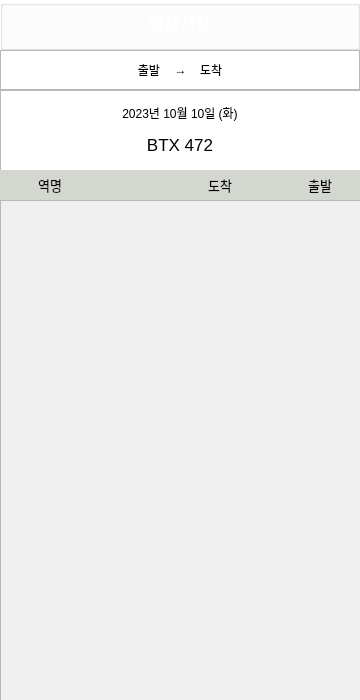
<?xml version="1.0" encoding="UTF-8"?>
<ui version="4.0">
 <class>trainTime</class>
 <widget class="QWidget" name="trainTime">
  <property name="geometry">
   <rect>
    <x>0</x>
    <y>0</y>
    <width>360</width>
    <height>700</height>
   </rect>
  </property>
  <property name="sizePolicy">
   <sizepolicy hsizetype="Fixed" vsizetype="Fixed">
    <horstretch>0</horstretch>
    <verstretch>0</verstretch>
   </sizepolicy>
  </property>
  <property name="minimumSize">
   <size>
    <width>360</width>
    <height>700</height>
   </size>
  </property>
  <property name="windowTitle">
   <string>Form</string>
  </property>
  <widget class="QLabel" name="label">
   <property name="geometry">
    <rect>
     <x>0</x>
     <y>0</y>
     <width>360</width>
     <height>700</height>
    </rect>
   </property>
   <property name="sizePolicy">
    <sizepolicy hsizetype="Fixed" vsizetype="Fixed">
     <horstretch>0</horstretch>
     <verstretch>0</verstretch>
    </sizepolicy>
   </property>
   <property name="minimumSize">
    <size>
     <width>360</width>
     <height>700</height>
    </size>
   </property>
   <property name="styleSheet">
    <string notr="true">background-color: rgb(255, 255, 255);</string>
   </property>
   <property name="text">
    <string/>
   </property>
  </widget>
  <widget class="QWidget" name="verticalLayoutWidget_6">
   <property name="geometry">
    <rect>
     <x>0</x>
     <y>0</y>
     <width>364</width>
     <height>701</height>
    </rect>
   </property>
   <layout class="QVBoxLayout" name="verticalLayout_6">
    <property name="spacing">
     <number>0</number>
    </property>
    <item>
     <layout class="QVBoxLayout" name="verticalLayout">
      <property name="spacing">
       <number>0</number>
      </property>
      <item>
       <widget class="QGroupBox" name="groupBox">
        <property name="sizePolicy">
         <sizepolicy hsizetype="Fixed" vsizetype="Fixed">
          <horstretch>0</horstretch>
          <verstretch>0</verstretch>
         </sizepolicy>
        </property>
        <property name="minimumSize">
         <size>
          <width>360</width>
          <height>50</height>
         </size>
        </property>
        <property name="title">
         <string/>
        </property>
        <widget class="QLabel" name="label_3">
         <property name="geometry">
          <rect>
           <x>0</x>
           <y>0</y>
           <width>360</width>
           <height>50</height>
          </rect>
         </property>
         <property name="sizePolicy">
          <sizepolicy hsizetype="Preferred" vsizetype="Preferred">
           <horstretch>0</horstretch>
           <verstretch>0</verstretch>
          </sizepolicy>
         </property>
         <property name="text">
          <string/>
         </property>
         <property name="pixmap">
          <pixmap resource="resources.qrc">:/resources/traintimetop.png</pixmap>
         </property>
        </widget>
        <widget class="QPushButton" name="traintimeBackBtn">
         <property name="geometry">
          <rect>
           <x>10</x>
           <y>10</y>
           <width>41</width>
           <height>31</height>
          </rect>
         </property>
         <property name="styleSheet">
          <string notr="true">border:none;background:transparent;</string>
         </property>
         <property name="text">
          <string/>
         </property>
        </widget>
        <widget class="QPushButton" name="pushButton_3">
         <property name="geometry">
          <rect>
           <x>310</x>
           <y>10</y>
           <width>41</width>
           <height>31</height>
          </rect>
         </property>
         <property name="styleSheet">
          <string notr="true">border:none;background:transparent;</string>
         </property>
         <property name="text">
          <string/>
         </property>
        </widget>
        <widget class="QLabel" name="label_4">
         <property name="geometry">
          <rect>
           <x>120</x>
           <y>10</y>
           <width>120</width>
           <height>25</height>
          </rect>
         </property>
         <property name="font">
          <font>
           <pointsize>13</pointsize>
           <bold>true</bold>
          </font>
         </property>
         <property name="styleSheet">
          <string notr="true">color:rgb(255,255,255);</string>
         </property>
         <property name="text">
          <string>열차시각</string>
         </property>
         <property name="alignment">
          <set>Qt::AlignCenter</set>
         </property>
        </widget>
       </widget>
      </item>
     </layout>
    </item>
    <item>
     <layout class="QVBoxLayout" name="verticalLayout_3">
      <property name="spacing">
       <number>0</number>
      </property>
      <item>
       <widget class="QFrame" name="frame">
        <property name="sizePolicy">
         <sizepolicy hsizetype="Fixed" vsizetype="Fixed">
          <horstretch>0</horstretch>
          <verstretch>0</verstretch>
         </sizepolicy>
        </property>
        <property name="minimumSize">
         <size>
          <width>360</width>
          <height>40</height>
         </size>
        </property>
        <property name="frameShape">
         <enum>QFrame::StyledPanel</enum>
        </property>
        <property name="frameShadow">
         <enum>QFrame::Raised</enum>
        </property>
        <widget class="QLabel" name="label_5">
         <property name="geometry">
          <rect>
           <x>0</x>
           <y>0</y>
           <width>360</width>
           <height>40</height>
          </rect>
         </property>
         <property name="minimumSize">
          <size>
           <width>360</width>
           <height>40</height>
          </size>
         </property>
         <property name="text">
          <string/>
         </property>
         <property name="pixmap">
          <pixmap resource="resources.qrc">:/resources/pic2.png</pixmap>
         </property>
        </widget>
        <widget class="QLabel" name="label_traintime_dep">
         <property name="geometry">
          <rect>
           <x>0</x>
           <y>10</y>
           <width>160</width>
           <height>20</height>
          </rect>
         </property>
         <property name="text">
          <string>출발</string>
         </property>
         <property name="alignment">
          <set>Qt::AlignRight|Qt::AlignTrailing|Qt::AlignVCenter</set>
         </property>
        </widget>
        <widget class="QLabel" name="label_traintime_arr">
         <property name="geometry">
          <rect>
           <x>200</x>
           <y>10</y>
           <width>160</width>
           <height>20</height>
          </rect>
         </property>
         <property name="text">
          <string>도착</string>
         </property>
        </widget>
        <widget class="QLabel" name="label_7">
         <property name="geometry">
          <rect>
           <x>160</x>
           <y>10</y>
           <width>41</width>
           <height>20</height>
          </rect>
         </property>
         <property name="text">
          <string>→</string>
         </property>
         <property name="alignment">
          <set>Qt::AlignCenter</set>
         </property>
        </widget>
       </widget>
      </item>
     </layout>
    </item>
    <item>
     <layout class="QVBoxLayout" name="verticalLayout_4">
      <item>
       <widget class="QFrame" name="frame_2">
        <property name="sizePolicy">
         <sizepolicy hsizetype="Fixed" vsizetype="Fixed">
          <horstretch>0</horstretch>
          <verstretch>0</verstretch>
         </sizepolicy>
        </property>
        <property name="minimumSize">
         <size>
          <width>360</width>
          <height>80</height>
         </size>
        </property>
        <property name="frameShape">
         <enum>QFrame::StyledPanel</enum>
        </property>
        <property name="frameShadow">
         <enum>QFrame::Raised</enum>
        </property>
        <widget class="QLabel" name="label_9">
         <property name="geometry">
          <rect>
           <x>1</x>
           <y>1</y>
           <width>360</width>
           <height>80</height>
          </rect>
         </property>
         <property name="sizePolicy">
          <sizepolicy hsizetype="Fixed" vsizetype="Fixed">
           <horstretch>0</horstretch>
           <verstretch>0</verstretch>
          </sizepolicy>
         </property>
         <property name="minimumSize">
          <size>
           <width>360</width>
           <height>80</height>
          </size>
         </property>
         <property name="styleSheet">
          <string notr="true">background-color:rgb(255,255,255);</string>
         </property>
         <property name="text">
          <string/>
         </property>
        </widget>
        <widget class="QLabel" name="label_traintime_date">
         <property name="geometry">
          <rect>
           <x>100</x>
           <y>10</y>
           <width>160</width>
           <height>25</height>
          </rect>
         </property>
         <property name="text">
          <string>2023년 10월 10일 (화)</string>
         </property>
         <property name="alignment">
          <set>Qt::AlignCenter</set>
         </property>
        </widget>
        <widget class="QLabel" name="label_traintime_num">
         <property name="geometry">
          <rect>
           <x>100</x>
           <y>40</y>
           <width>160</width>
           <height>30</height>
          </rect>
         </property>
         <property name="font">
          <font>
           <pointsize>13</pointsize>
          </font>
         </property>
         <property name="text">
          <string>BTX 472</string>
         </property>
         <property name="alignment">
          <set>Qt::AlignCenter</set>
         </property>
        </widget>
       </widget>
      </item>
     </layout>
    </item>
    <item>
     <layout class="QVBoxLayout" name="verticalLayout_5">
      <property name="spacing">
       <number>0</number>
      </property>
      <item>
       <widget class="QFrame" name="frame_3">
        <property name="sizePolicy">
         <sizepolicy hsizetype="Fixed" vsizetype="Fixed">
          <horstretch>0</horstretch>
          <verstretch>0</verstretch>
         </sizepolicy>
        </property>
        <property name="minimumSize">
         <size>
          <width>360</width>
          <height>30</height>
         </size>
        </property>
        <property name="frameShape">
         <enum>QFrame::StyledPanel</enum>
        </property>
        <property name="frameShadow">
         <enum>QFrame::Raised</enum>
        </property>
        <widget class="QLabel" name="label_11">
         <property name="geometry">
          <rect>
           <x>280</x>
           <y>0</y>
           <width>80</width>
           <height>30</height>
          </rect>
         </property>
         <property name="font">
          <font>
           <pointsize>10</pointsize>
          </font>
         </property>
         <property name="text">
          <string>출발</string>
         </property>
         <property name="alignment">
          <set>Qt::AlignCenter</set>
         </property>
        </widget>
        <widget class="QLabel" name="label_2">
         <property name="geometry">
          <rect>
           <x>0</x>
           <y>0</y>
           <width>100</width>
           <height>30</height>
          </rect>
         </property>
         <property name="font">
          <font>
           <pointsize>10</pointsize>
          </font>
         </property>
         <property name="text">
          <string>역명</string>
         </property>
         <property name="alignment">
          <set>Qt::AlignCenter</set>
         </property>
        </widget>
        <widget class="QLabel" name="label_10">
         <property name="geometry">
          <rect>
           <x>180</x>
           <y>0</y>
           <width>80</width>
           <height>30</height>
          </rect>
         </property>
         <property name="font">
          <font>
           <pointsize>10</pointsize>
          </font>
         </property>
         <property name="text">
          <string>도착</string>
         </property>
         <property name="alignment">
          <set>Qt::AlignCenter</set>
         </property>
        </widget>
        <widget class="QLabel" name="label_12">
         <property name="geometry">
          <rect>
           <x>0</x>
           <y>0</y>
           <width>360</width>
           <height>30</height>
          </rect>
         </property>
         <property name="styleSheet">
          <string notr="true">background-color: rgb(211, 215, 207);</string>
         </property>
         <property name="text">
          <string/>
         </property>
        </widget>
        <zorder>label_12</zorder>
        <zorder>label_11</zorder>
        <zorder>label_2</zorder>
        <zorder>label_10</zorder>
       </widget>
      </item>
     </layout>
    </item>
    <item>
     <widget class="QScrollArea" name="scrollArea">
      <property name="widgetResizable">
       <bool>true</bool>
      </property>
      <widget class="QWidget" name="scrollAreaWidgetContents">
       <property name="geometry">
        <rect>
         <x>0</x>
         <y>0</y>
         <width>360</width>
         <height>489</height>
        </rect>
       </property>
       <layout class="QVBoxLayout" name="verticalLayout_7">
        <property name="spacing">
         <number>0</number>
        </property>
        <property name="leftMargin">
         <number>0</number>
        </property>
        <property name="topMargin">
         <number>0</number>
        </property>
        <property name="rightMargin">
         <number>0</number>
        </property>
        <property name="bottomMargin">
         <number>0</number>
        </property>
       </layout>
      </widget>
     </widget>
    </item>
   </layout>
  </widget>
 </widget>
 <resources>
  <include location="resources.qrc"/>
 </resources>
 <connections/>
</ui>
